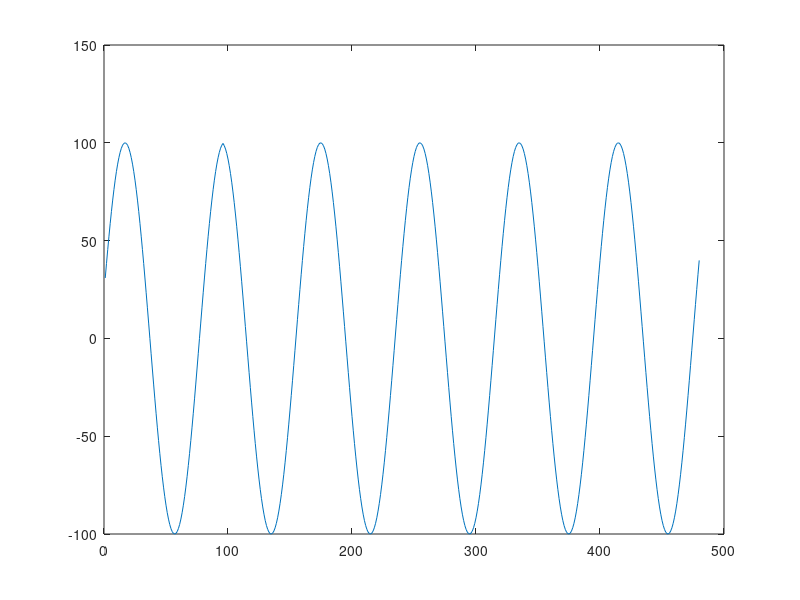

Write MATLAB code to recreate this figure. (Note: this script raises an error after producing the figure.)
% Estimation of Sincrophasors with discontinuities
% using MATLAB optimization toolbox 
clear all; close all; clc;

%signal generation
F0 = 60; %Hz
F1 = 60; %Hz
SampleRate = 4800; %Hz
dt = 1/SampleRate;
AnalysisCycles = 6;
NSamples = floor(AnalysisCycles*SampleRate/F0);
n = -NSamples/2:(NSamples/2-1); %discrete time vector
tau_pp = 0.2; % relative time of step in percent of total time 
tau_0 = (tau_pp - 0.5)*NSamples; %discrete time displacement
n = n - tau_0;
t = n*dt; %time vector
Vm = 100; %70*sqrt(2);
Ps = 0; %phase in degrees

% Phase in radians
Ph = Ps*pi/180;

KaS = 10;   % IEEE Std phase (angle) step index: 10 degrees
KxS = 0;   % magnitude step index: 0.1 
Wf = 2*pi*F1;  % fundamental frequency

Xm = Vm; %for now, single phase; TODO: 6-channels
Ain = zeros(length(Xm),length(t));
% Amplitude Step: applied after time passes 0
i = 1;
Ain(i,:) = Xm(i);
Ain(i,t >= 0) = Ain(i,t >= 0) * (1 + KxS(i));
%Phase step
Theta(i,:) = (Wf(i)*t) ...                         % Fundamental
                 + Ph(i);               % phase shift
Theta(i,t >= 0) = Theta(i,t >= 0) + (KaS(i) * pi/180);
cSignal = (Ain.*exp(-1i.*Theta));
SNR = 90; %dB SNR = 20 log_10 Asinal/Aruido => Aruido = Asinal/10^(SNR/20)
Aruido = Vm/10^(SNR/20);
Signal = real(cSignal) + Aruido*(rand(1,length(t))-0.5);

plot(Signal)

%%%% Estimation of tau
%addpath('.\common')
%load filter_PB20_20Hz_5th % b20 a20 (elliptic lowpass filter with 20Hz passband and zero at 60 Hz)

%Hilbert filter
br = 0.05*NSamples; % 5% of NSamples are taken off at the beggining and end
z=hilbert(Signal');  % calculates the analytic signal associated with Signal
f=phase(z(2:end,:).*conj(z(1:end-1,:)));  % Hilbert estimate of the instantaneous frequency of Signal
f=f-median(f(br:end-br));
figure
%Ain = (Ain - mean(Ain))./abs(Ain);
nn = 1:(NSamples-1);
plot(nn,abs(f)); title('Instantaneous frequency (abs)')

%Total Variation
% m = length(Signal);
% D = zeros(m,m); 
% for i = 1:m-1
%    D(i,i) = -1;
%    D(i,i+1) = 1;
% end
% D(m,m) = 1;
% 
% TV = sum(abs(D*Signal'));
% plot(t,TV,t,Signal)

% figure
% plot(f.^2); title('IF ^2');

%threshold
th = 0.01;

[ifmax, imax] = max(abs(f(br:end-br)));
imax2 = find(abs(f(br:end-br))>th,1);


tau_e = (br + imax2 - 1)*dt
tau = (tau_0 + NSamples/2)*dt

tau_error = (tau_e - tau)
